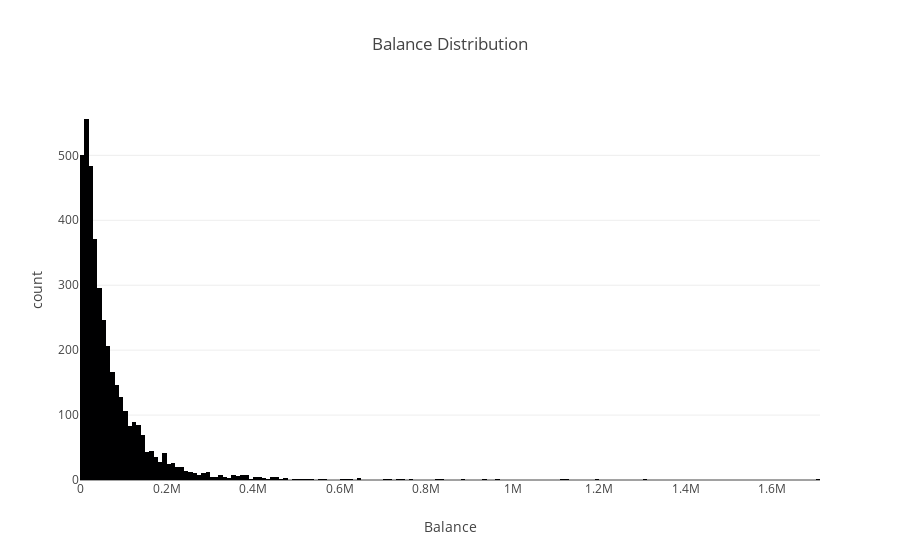
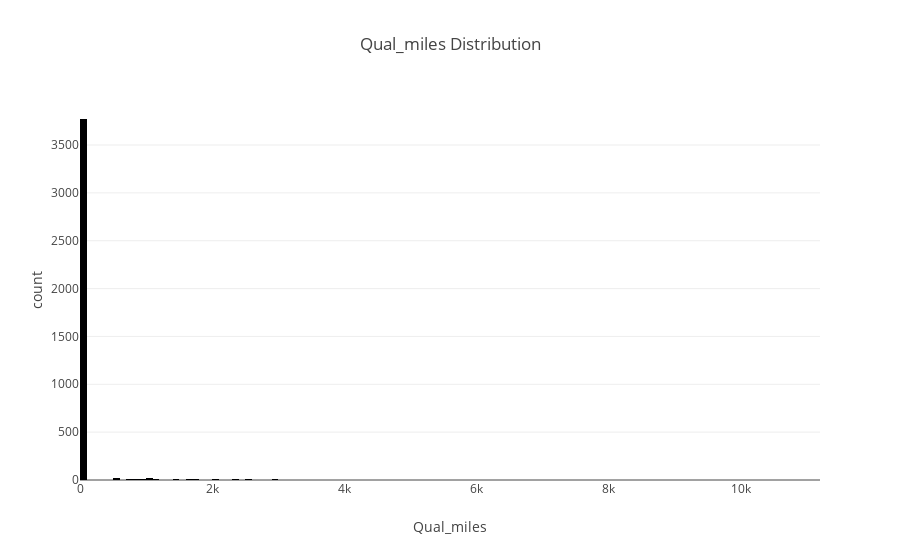
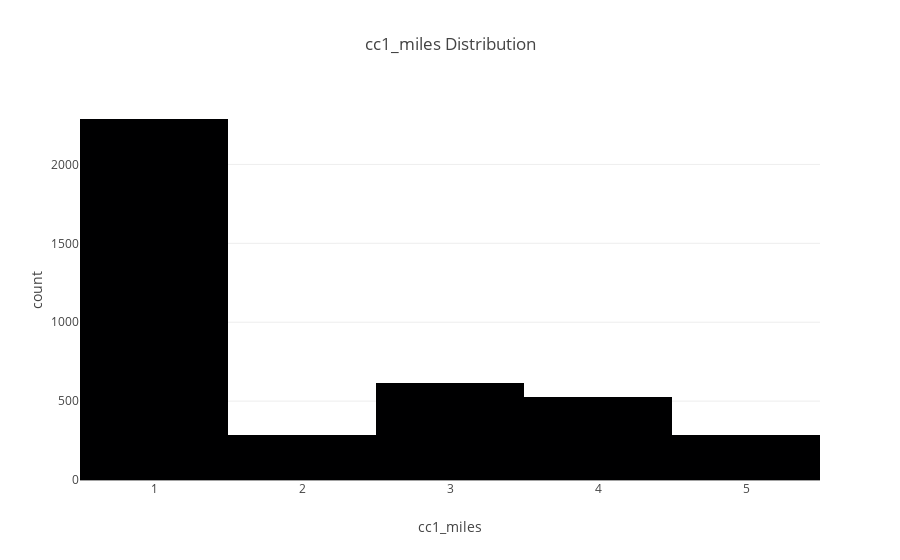
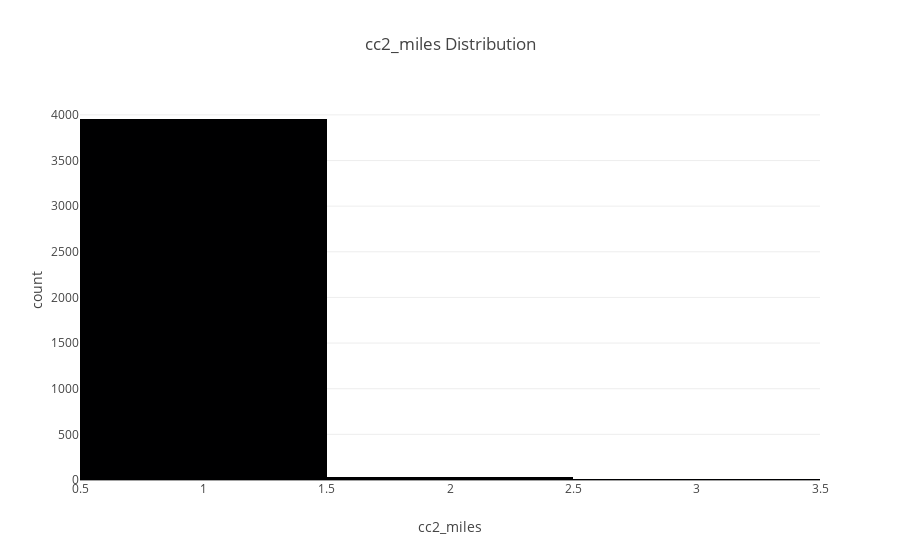

The notebook cell these images were saved under, in order:
### Code cell
for column in df.columns:
    fig = px.histogram(df, x=column, title=f'{column} Distribution')
    fig.show()

### Figure 1 — Plotly figure (JSON) as saved in the notebook; plotly's stock layout.template omitted (floating-point values rounded to 4 significant figures; data arrays with more than 128 entries replaced by an {"elided": "..."} marker saying what was removed)
{"data": [{"alignmentgroup": "True", "bingroup": "x", "hovertemplate": "Balance=%{x}<br>count=%{y}<extra></extra>", "legendgroup": "", "marker": {"color": "#000001", "pattern": {"shape": ""}}, "name": "", "offsetgroup": "", "orientation": "v", "showlegend": false, "type": "histogram", "x": {"elided": "3998 int values"}, "xaxis": "x", "yaxis": "y"}], "layout": {"autosize": true, "barmode": "relative", "legend": {"tracegroupgap": 0}, "title": {"text": "Balance Distribution"}, "xaxis": {"anchor": "y", "autorange": true, "domain": [0, 1], "range": [-0.5, 1710000.0], "title": {"text": "Balance"}, "type": "linear"}, "yaxis": {"anchor": "x", "autorange": true, "domain": [0, 1], "range": [0, 585.3], "title": {"text": "count"}}}}

### Figure 2 — Plotly figure (JSON) as saved in the notebook; plotly's stock layout.template omitted (floating-point values rounded to 4 significant figures; data arrays with more than 128 entries replaced by an {"elided": "..."} marker saying what was removed)
{"data": [{"alignmentgroup": "True", "bingroup": "x", "hovertemplate": "Qual_miles=%{x}<br>count=%{y}<extra></extra>", "legendgroup": "", "marker": {"color": "#000001", "pattern": {"shape": ""}}, "name": "", "offsetgroup": "", "orientation": "v", "showlegend": false, "type": "histogram", "x": {"elided": "3998 int values"}, "xaxis": "x", "yaxis": "y"}], "layout": {"autosize": true, "barmode": "relative", "legend": {"tracegroupgap": 0}, "title": {"text": "Qual_miles Distribution"}, "xaxis": {"anchor": "y", "autorange": true, "domain": [0, 1], "range": [-0.5, 11200.0], "title": {"text": "Qual_miles"}, "type": "linear"}, "yaxis": {"anchor": "x", "autorange": true, "domain": [0, 1], "range": [0, 3971.0], "title": {"text": "count"}}}}

### Figure 3 — Plotly figure (JSON) as saved in the notebook; plotly's stock layout.template omitted (floating-point values rounded to 4 significant figures; data arrays with more than 128 entries replaced by an {"elided": "..."} marker saying what was removed)
{"data": [{"alignmentgroup": "True", "bingroup": "x", "hovertemplate": "cc1_miles=%{x}<br>count=%{y}<extra></extra>", "legendgroup": "", "marker": {"color": "#000001", "pattern": {"shape": ""}}, "name": "", "offsetgroup": "", "orientation": "v", "showlegend": false, "type": "histogram", "x": {"elided": "3998 int values"}, "xaxis": "x", "yaxis": "y"}], "layout": {"autosize": true, "barmode": "relative", "legend": {"tracegroupgap": 0}, "title": {"text": "cc1_miles Distribution"}, "xaxis": {"anchor": "y", "autorange": true, "domain": [0, 1], "range": [0.5, 5.5], "title": {"text": "cc1_miles"}, "type": "linear"}, "yaxis": {"anchor": "x", "autorange": true, "domain": [0, 1], "range": [0, 2408.0], "title": {"text": "count"}}}}

### Figure 4 — Plotly figure (JSON) as saved in the notebook; plotly's stock layout.template omitted (floating-point values rounded to 4 significant figures; data arrays with more than 128 entries replaced by an {"elided": "..."} marker saying what was removed)
{"data": [{"alignmentgroup": "True", "bingroup": "x", "hovertemplate": "cc2_miles=%{x}<br>count=%{y}<extra></extra>", "legendgroup": "", "marker": {"color": "#000001", "pattern": {"shape": ""}}, "name": "", "offsetgroup": "", "orientation": "v", "showlegend": false, "type": "histogram", "x": {"elided": "3998 int values"}, "xaxis": "x", "yaxis": "y"}], "layout": {"autosize": true, "barmode": "relative", "legend": {"tracegroupgap": 0}, "title": {"text": "cc2_miles Distribution"}, "xaxis": {"anchor": "y", "autorange": true, "domain": [0, 1], "range": [0.5, 3.5], "title": {"text": "cc2_miles"}, "type": "linear"}, "yaxis": {"anchor": "x", "autorange": true, "domain": [0, 1], "range": [0, 4163.0], "title": {"text": "count"}}}}
